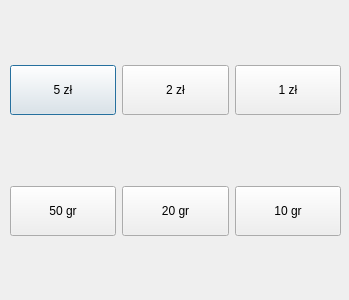
<?xml version="1.0" encoding="UTF-8"?>
<ui version="4.0">
 <class>Dialog</class>
 <widget class="QDialog" name="Dialog">
  <property name="geometry">
   <rect>
    <x>0</x>
    <y>0</y>
    <width>349</width>
    <height>300</height>
   </rect>
  </property>
  <property name="windowTitle">
   <string>Dialog</string>
  </property>
  <widget class="QWidget" name="verticalLayoutWidget">
   <property name="geometry">
    <rect>
     <x>10</x>
     <y>0</y>
     <width>331</width>
     <height>301</height>
    </rect>
   </property>
   <layout class="QVBoxLayout" name="verticalLayout">
    <item>
     <layout class="QHBoxLayout" name="horizontalLayout">
      <item>
       <widget class="QPushButton" name="pushButton_2">
        <property name="minimumSize">
         <size>
          <width>50</width>
          <height>50</height>
         </size>
        </property>
        <property name="text">
         <string>5 zł</string>
        </property>
       </widget>
      </item>
      <item>
       <widget class="QPushButton" name="pushButton">
        <property name="minimumSize">
         <size>
          <width>50</width>
          <height>50</height>
         </size>
        </property>
        <property name="text">
         <string>2 zł</string>
        </property>
       </widget>
      </item>
      <item>
       <widget class="QPushButton" name="pushButton_3">
        <property name="minimumSize">
         <size>
          <width>50</width>
          <height>50</height>
         </size>
        </property>
        <property name="text">
         <string>1 zł</string>
        </property>
       </widget>
      </item>
     </layout>
    </item>
    <item>
     <layout class="QHBoxLayout" name="horizontalLayout_2">
      <item>
       <widget class="QPushButton" name="pushButton_4">
        <property name="minimumSize">
         <size>
          <width>50</width>
          <height>50</height>
         </size>
        </property>
        <property name="text">
         <string>50 gr</string>
        </property>
       </widget>
      </item>
      <item>
       <widget class="QPushButton" name="pushButton_5">
        <property name="minimumSize">
         <size>
          <width>50</width>
          <height>50</height>
         </size>
        </property>
        <property name="text">
         <string>20 gr</string>
        </property>
       </widget>
      </item>
      <item>
       <widget class="QPushButton" name="pushButton_6">
        <property name="minimumSize">
         <size>
          <width>50</width>
          <height>50</height>
         </size>
        </property>
        <property name="text">
         <string>10 gr</string>
        </property>
       </widget>
      </item>
     </layout>
    </item>
   </layout>
  </widget>
 </widget>
 <resources/>
 <connections/>
</ui>
